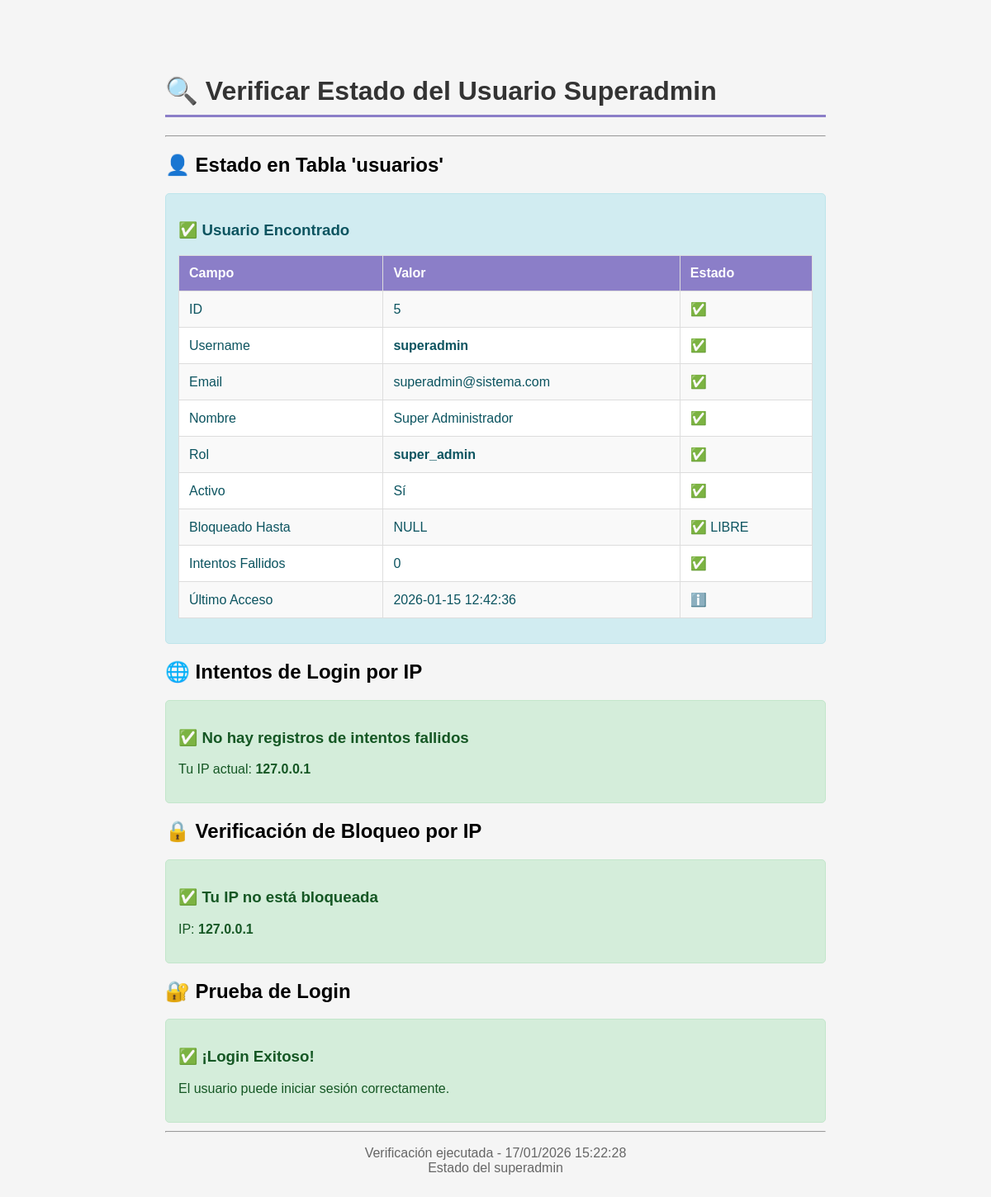
Page /check_superadmin_status.php on the earlier database version.
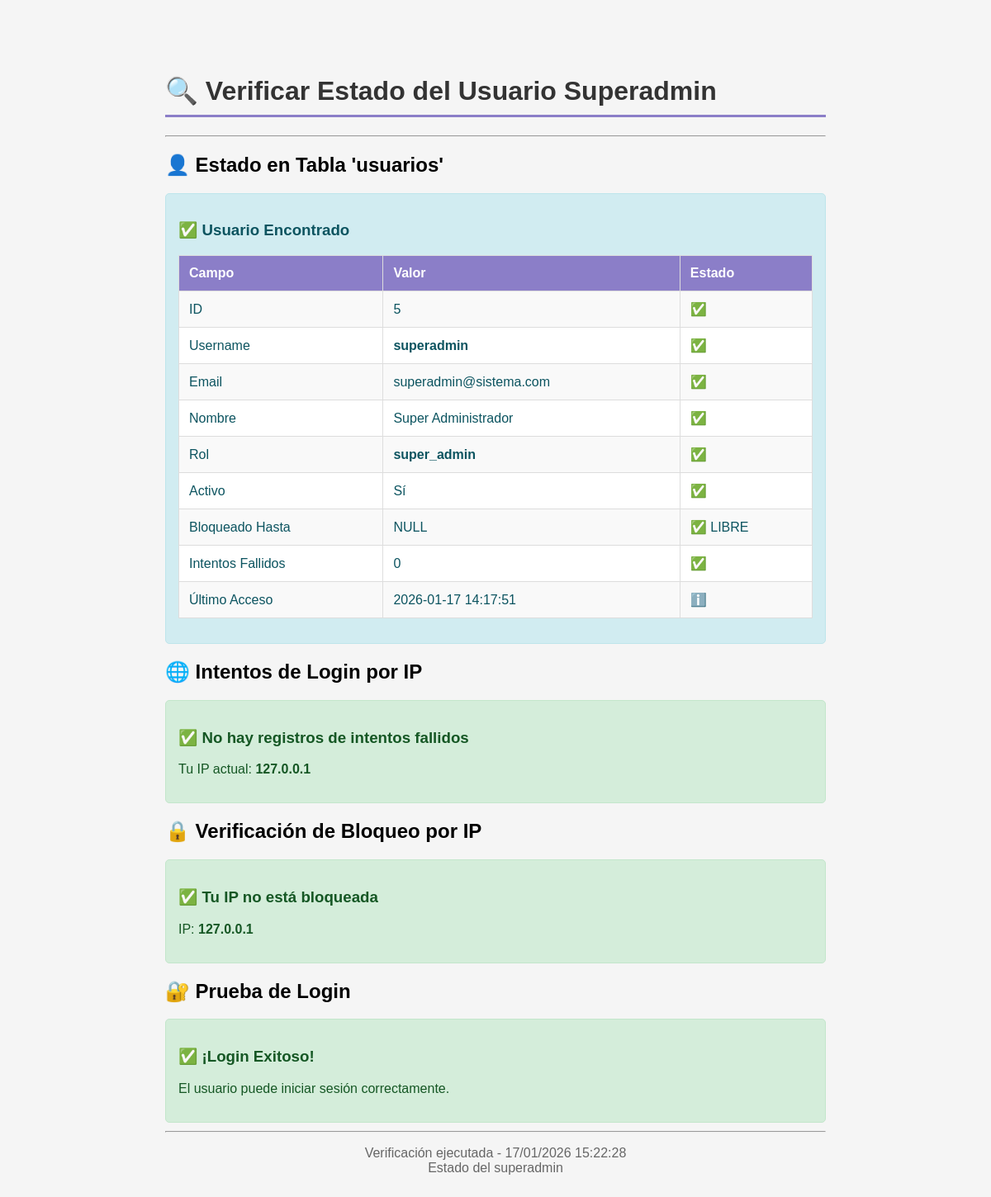
Same page on the later database version.
### tables this page shows
CREATE TABLE `usuarios` (
  `id` int(11) NOT NULL AUTO_INCREMENT,
  `username` varchar(50) NOT NULL,
  `password` varchar(255) NOT NULL,
  `email` varchar(100) NOT NULL,
  `nombre_completo` varchar(100) NOT NULL,
  `rol` enum('super_admin','admin','usuario') DEFAULT 'usuario',
  `activo` tinyint(1) DEFAULT 1,
  `fecha_creacion` timestamp NOT NULL DEFAULT current_timestamp(),
  `ultimo_acceso` timestamp NULL DEFAULT NULL,
  `intentos_fallidos` int(11) DEFAULT 0,
  `bloqueado_hasta` timestamp NULL DEFAULT NULL,
  PRIMARY KEY (`id`),
  UNIQUE KEY `username` (`username`),
  UNIQUE KEY `email` (`email`),
  KEY `idx_username` (`username`),
  KEY `idx_rol` (`rol`)
);

### check_superadmin_status.php (the view, shortened to what the changed rows need)
<?php
echo "<!DOCTYPE html>";
echo "<html lang='es'>";
echo "<head>";
echo "</head>";
echo "<body>";
echo "<h1>🔍 Verificar Estado del Usuario Superadmin</h1>";
$db = getDB();
echo "<h2>👤 Estado en Tabla 'usuarios'</h2>";
$stmt = $db->prepare("SELECT * FROM usuarios WHERE username = 'superadmin' LIMIT 1");
$stmt->execute();
$usuario = $stmt->fetch(PDO::FETCH_ASSOC);
if (!$usuario) {
    echo "<div class='error'>";
    echo "<h3>❌ Usuario no encontrado</h3>";
    echo "<p>No se encontró el usuario 'superadmin' en la tabla usuarios.</p>";
    echo "</div>";
} else {
    echo "<div class='info'>";
    echo "<h3>✅ Usuario Encontrado</h3>";
    echo "<table>";
    echo "<tr><th>Campo</th><th>Valor</th><th>Estado</th></tr>";
    echo "<tr><td>ID</td><td>{$usuario['id']}</td><td>✅</td></tr>";
    echo "<tr><td>Username</td><td><strong>{$usuario['username']}</strong></td><td>✅</td></tr>";
    echo "<tr><td>Email</td><td>{$usuario['email']}</td><td>✅</td></tr>";
    echo "<tr><td>Nombre</td><td>{$usuario['nombre_completo']}</td><td>✅</td></tr>";
    echo "<tr><td>Rol</td><td><strong>{$usuario['rol']}</strong></td><td>" . ($usuario['rol'] === 'super_admin' ? '✅' : '⚠️') . "</td></tr>";
    echo "<tr><td>Activo</td><td>" . ($usuario['activo'] ? 'Sí' : 'No') . "</td><td>" . ($usuario['activo'] ? '✅' : '❌') . "</td></tr>";
    echo "<tr><td>Bloqueado Hasta</td><td>" . ($usuario['bloqueado_hasta'] ?? 'NULL') . "</td><td>" . ($usuario['bloqueado_hasta'] ? '❌ BLOQUEADO' : '✅ LIBRE') . "</td></tr>";
    echo "<tr><td>Intentos Fallidos</td><td>{$usuario['intentos_fallidos']}</td><td>" . ($usuario['intentos_fallidos'] == 0 ? '✅' : '⚠️') . "</td></tr>";
    echo "<tr><td>Último Acceso</td><td>" . ($usuario['ultimo_acceso'] ?? 'Nunca') . "</td><td>ℹ️</td></tr>";
    echo "</table>";
    echo "</div>";
}
echo "<h2>🌐 Intentos de Login por IP</h2>";
echo "<h2>🔒 Verificación de Bloqueo por IP</h2>";
echo "<h2>🔐 Prueba de Login</h2>";
echo "</body>";
echo "</html>";

Differences in the rows shown:
changed usuarios "superadmin": ultimo_acceso "2026-01-15 12:42:36" → "2026-01-17 14:17:51"
